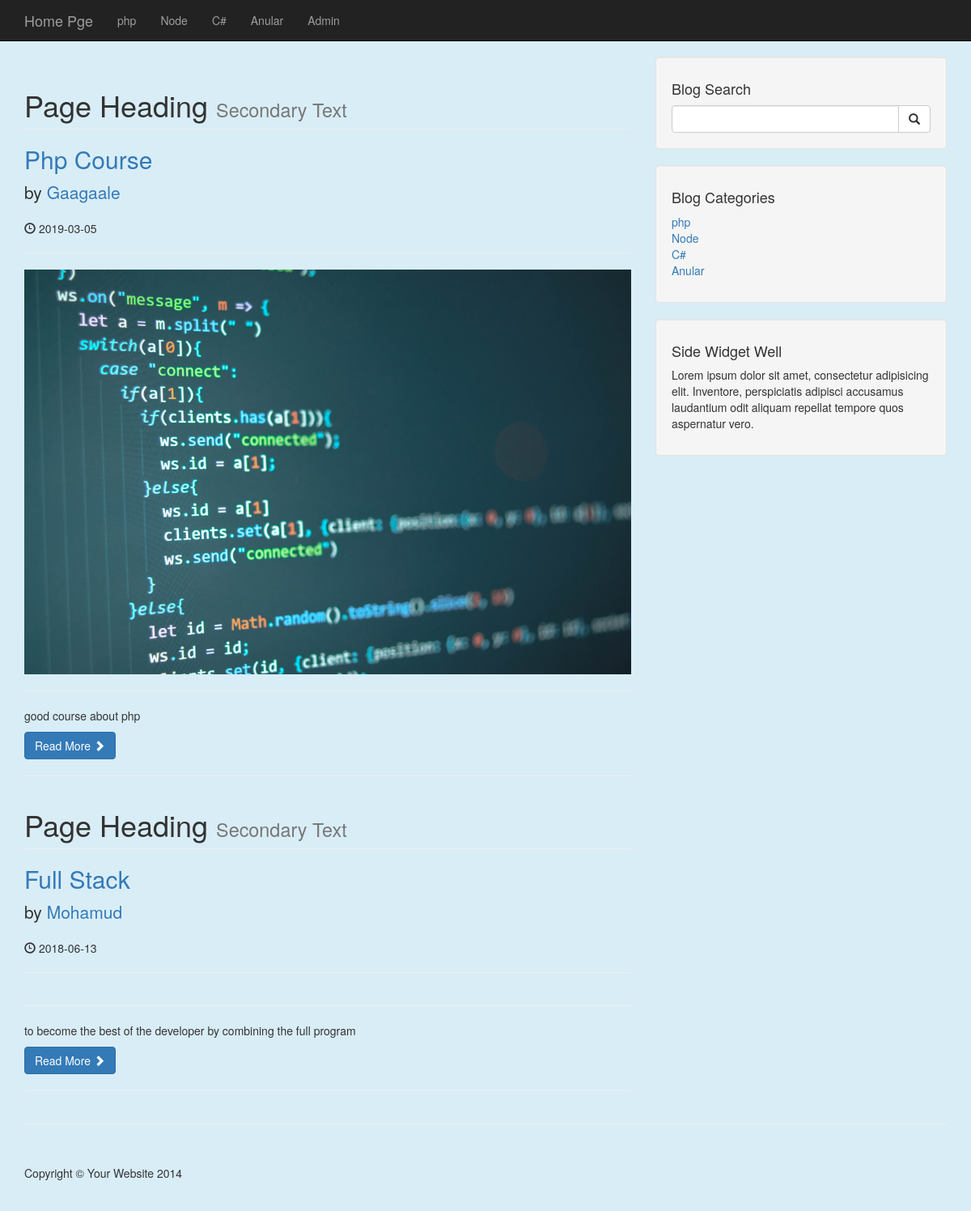
The page / on the database its author committed.
### tables this page shows
CREATE TABLE `categories` (
  `cat_id` int(3) NOT NULL,
  `cat_title` varchar(255) NOT NULL
);

CREATE TABLE `posts` (
  `post_id` int(3) NOT NULL,
  `post_category_id` int(3) NOT NULL,
  `post_title` varchar(255) NOT NULL,
  `post_author` varchar(255) NOT NULL,
  `post_user` varchar(255) NOT NULL,
  `post_date` date NOT NULL,
  `post_image` text NOT NULL,
  `post_content` text NOT NULL,
  `post_tags` varchar(255) NOT NULL,
  `post_comment_count` int(11) NOT NULL,
  `post_status` varchar(255) NOT NULL DEFAULT 'draft',
  `post_views_count` int(11) NOT NULL
);

### index.php (the view, shortened to what this page needs)
<?php include("includes/db.php"); ?>
<?php include("includes/header.php"); ?>
   <?php include("includes/navigation.php"); ?>
    <div class="container">
        <div class="row">
            <div class="col-md-8">
            <?php
            $query = "SELECT *FROM posts";
            $select_all_posts_qeury = mysqli_query($connection, $query);
            while($row = mysqli_fetch_assoc($select_all_posts_qeury) ){
                $post_title = $row['post_title'];
                $post_author = $row['post_author'];
                $post_image = $row['post_image'];
                $post_date = $row['post_date'];
                $post_content = $row['post_content'];
                ?>
                   <h1 class="page-header">
                    Page Heading
                    <small>Secondary Text</small>
                </h1>
                <h2>
                    <a href="#"><?php echo $post_title;  ?></a>
                </h2>
                <p class="lead">
                    by <a href="index.php"> <?php echo $post_author; ?></a>
                </p>
                <p><span class="glyphicon glyphicon-time"></span> <?php echo $post_date; ?></p>
                <hr>
                <img class="img-responsive" src="images/<?php echo $post_image; ?>" alt="">
                <hr>
                <p> <?php echo $post_content; ?> </p>
                <a class="btn btn-primary" href="#">Read More <span class="glyphicon glyphicon-chevron-right"></span></a>
                <hr>
           <?php } ?>
            </div>
            <?php include("includes/sidebar.php"); ?>
        </div>
        <hr>
        <?php include("includes/footer.php"); ?>

### includes/header.php (shortened to what this page needs)
<!DOCTYPE html>
<html lang="en">
<head>
    <link href="css/bootstrap.min.css" rel="stylesheet">
    <link href="css/blog-home.css" rel="stylesheet">
</head>
<body class="bg-info">

### includes/navigation.php (shortened to what this page needs)
<nav class="navbar navbar-inverse navbar-fixed-top" role="navigation">
    <div class="container">
        <div class="navbar-header">
            <a class="navbar-brand" href="index.php">Home Pge</a>
        </div>
        <div class="collapse navbar-collapse" id="bs-example-navbar-collapse-1">
            <ul class="nav navbar-nav">
            <?php
             $query  = "SELECT *FROM categories";
             $select_all_categories_query = mysqli_query($connection, $query);
             while($row = mysqli_fetch_assoc($select_all_categories_query)){
              $cat_title =   $row['cat_title'];
              echo "<li><a href='#''>{$cat_title}</a></li>";
             }
            ?>
            <li><a href="admin/index.php"> Admin</a></li>
            </ul>
        </div>
    </div>
</nav>

### includes/sidebar.php
<div class="col-md-4 bg-info">
                <div class="well">
                    <h4>Blog Search</h4>
                    <form action="search.php" method="post">
                    <div class="input-group">
                        <input type="text" name="search" class="form-control">
                        <span class="input-group-btn">
                            <button class="btn btn-default" type="submit" name="submit">
                                <span class="glyphicon glyphicon-search"></span>
                        </button>
                        </span>
                    </div>
                    </form>
                </div>
                <div class="well">
                    <h4>Blog Categories</h4>
                     <?php
                 $query  = "SELECT *FROM categories";
                 $select_categories_sidebar = mysqli_query($connection, $query);
                ?>
                    <div class="row">
                        <div class="col-lg-12">
                            <ul class="list-unstyled">
                            <?php
                 while($row = mysqli_fetch_assoc($select_categories_sidebar)){
                  $cat_title =   $row['cat_title'];
                  echo "<li><a href='#''>{$cat_title}</a></li>";
                 }
                            ?>
                            </ul>
                        </div>
                    </div>
                </div>
                <?php include "Widget.php"; ?>
            </div>

### includes/Widget.php
<div class="well">
                    <h4>Side Widget Well</h4>
                    <p>Lorem ipsum dolor sit amet, consectetur adipisicing elit. Inventore, perspiciatis adipisci accusamus laudantium odit aliquam repellat tempore quos aspernatur vero.</p>
                </div>

### includes/footer.php (shortened to what this page needs)
<footer>
            <div class="row">
                <div class="col-lg-12">
                    <p>Copyright &copy; Your Website 2014</p>
                </div>
            </div>
        </footer>
    </div>
</body>
</html>

### css/blog-home.css (style rules this page uses)
body { padding-top: 70px; }
footer { margin: 50px 0; }

### rows shown on the page
categories: cat_title "php"
categories: cat_title "Node"
categories: cat_title "C#"
categories: cat_title "Anular"
posts: post_title "Php Course", post_author "Gaagaale", post_date "2019-03-05", post_image (picture), post_content "good course about php"
posts: post_title "Full Stack", post_author "Mohamud", post_date "2018-06-13", post_content "to become the best of the developer by combining the full program"
